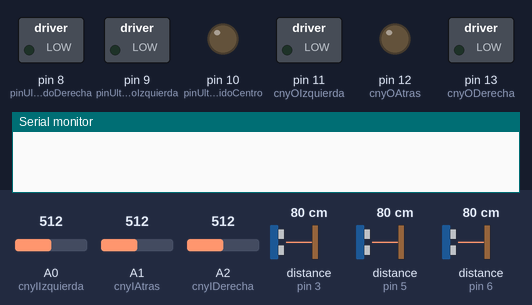
A sketch run on a simulated Arduino Mega 2560, built with avr-gcc and run on an emulated ATmega2560. Shown: switched loads named in the sketch (green lamp = pin HIGH), output pins drawn as LEDs (lit = HIGH), the last lines printed to the serial monitor. The inputs (shaded band) are chosen by the test bench; at power-on: distance to the obstacle (sensors on pin 3, pin 5, pin 6) 80 cm, A0 (cnyIIzquierda) = 512, A1 (cnyIAtras) = 512, A2 (cnyIDerecha) = 512. The echo pulse lasts 58.3 µs per cm.

Above: at 1.2 s.
1.3 s: distance to the obstacle (sensor on pin 3) set to 49 cm
2.8 s: distance to the obstacle (sensor on pin 3) set to 41 cm
At 3.3 s:
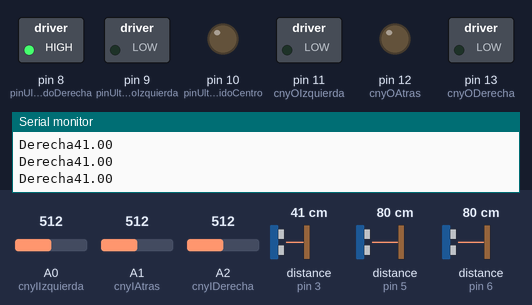
4.4 s: distance to the obstacle (sensor on pin 5) set to 49 cm
5.9 s: distance to the obstacle (sensor on pin 5) set to 40 cm
At 6.9 s:
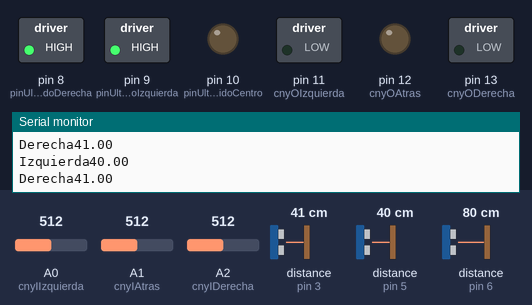
7.5 s: distance to the obstacle (sensor on pin 6) set to 47 cm
9.0 s: distance to the obstacle (sensor on pin 6) set to 40 cm
At 9.6 s:
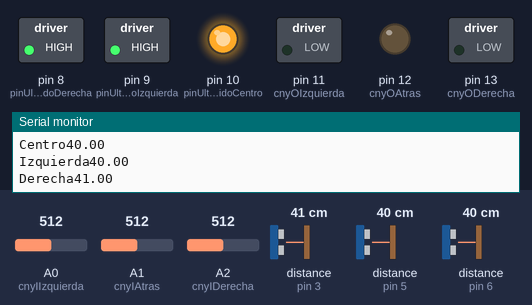
Timing chart, 0 to 11.6 s (numbered marks = the images above; inputs shaded):
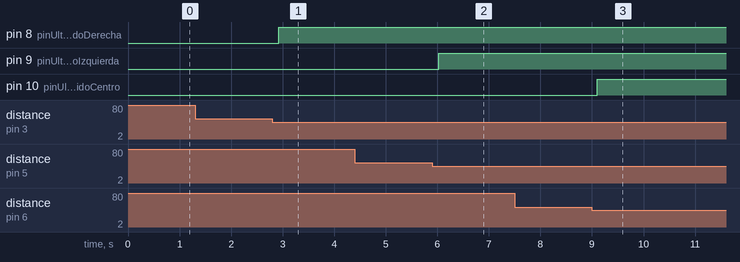

The sketch:

RobotUno.ino
```cpp
#include <Ultrasonic.h>


//PINES PARA ULTRASONIDO
const int pinUltrasonidoCentro = 10;
const int pinUltrasonidoIzquierda = 9;
const int pinUltrasonidoDerecha = 8;
//Centro
const int echoC = 6;
const int trigC = 7;
//Izquierda
const int echoI = 5;
const int trigI = 4;
//Derecha
const int echoD = 3;
const int trigD = 2;


float distanciaC = 0;
float distanciaI = 0;
float distanciaD = 0;
float distanciaComprobadaCentro =0.0;
float distanciaComprobadaIzquierda =0.0;
float distanciaComprobadaDerecha =0.0;

Ultrasonic ultrasonicC(trigC, echoC);
Ultrasonic ultrasonicD(trigD, echoD);
Ultrasonic ultrasonicI(trigI, echoI);

//PINES PARA CNY70
const int cnyIIzquierda = 0;
const int cnyIAtras = 1;
const int cnyIDerecha = 2;
const int cnyOIzquierda = 11;
const int cnyOAtras = 12;
const int cnyODerecha = 13;


void setup() {
  // put your setup code here, to run once:
  Serial.begin(9600);

  //UltrasonidoCentro
  pinMode(echoC, INPUT);
  pinMode(trigC, OUTPUT);
  pinMode(pinUltrasonidoCentro, OUTPUT);

    //UltrasonidoDerecha
  pinMode(echoD, INPUT);
  pinMode(trigD, OUTPUT);
  pinMode(pinUltrasonidoDerecha, OUTPUT);

    //UltrasonidoIzquierda
  pinMode(echoI, INPUT);
  pinMode(trigI, OUTPUT);
  pinMode(pinUltrasonidoIzquierda, OUTPUT);


  //CNY70
      /* pinMode(cnyI1,INPUT);
       pinMode(cnyI2,INPUT);
       pinMode(cnyI3,INPUT);*/

       pinMode(cnyOIzquierda,OUTPUT); //Pin de datos para mantar la interrupción a arduino Mega
       pinMode(cnyOAtras,OUTPUT); //Pin de datos para mantar la interrupción a arduino Mega
       pinMode(cnyODerecha,OUTPUT); //Pin de datos para mantar la interrupción a arduino Mega
       digitalWrite(cnyOAtras,LOW);


}

float comprobacionDistanciaCentro() {
  distanciaC = ultrasonicC.Ranging(CM);
  return distanciaC;
}
float comprobacionDistanciaIzquierda() {
  distanciaI = ultrasonicI.Ranging(CM);
  return distanciaI;
}
float comprobacionDistanciaDerecha() {
  distanciaD = ultrasonicD.Ranging(CM);
  return distanciaD;
}
void loop() {


  distanciaComprobadaCentro = comprobacionDistanciaCentro();
  distanciaComprobadaDerecha =  comprobacionDistanciaDerecha();
  distanciaComprobadaIzquierda = comprobacionDistanciaIzquierda();


       //IZQUIERDA CNY
        if ( analogRead(cnyIIzquierda) < 50){
          digitalWrite(cnyOIzquierda,HIGH);
          delay(10);

        }else{
          digitalWrite(cnyOIzquierda,LOW);
          delay(10);
        }
        //Valor analógico a pasar

        //Serial.println(analogRead(cnyIIzquierda));

  //ABAJO CNY
  if ( analogRead(cnyIAtras) < 130){
          digitalWrite(cnyOAtras,HIGH);
          delay(10);

        }else{
          digitalWrite(cnyOAtras,LOW);
          delay(10);
         // Serial.print("B\n");
        }
        //Valor analógico a pasar
       // Serial.println(analogRead(cnyIAtras));

  //DERECHA CNY

  if ( analogRead(cnyIDerecha) < 50){
          digitalWrite(cnyODerecha,HIGH);
          delay(10);

        }else{
          digitalWrite(cnyODerecha,LOW);
          delay(10);
        }
        //Valor analógico a pasar
        //Serial.println(analogRead(cnyIDerecha));


 //Comprobacion de distanciasCentro
    if(distanciaComprobadaCentro < 45.0 ){
      digitalWrite(pinUltrasonidoCentro, HIGH);
      Serial.print("Centro");
      Serial.println(distanciaComprobadaCentro);
      //Serial.print("\n");

      delay(10);
    }
    else{
      digitalWrite(pinUltrasonidoCentro, LOW);
      //Serial.print(distanciaComprobada);
      //Serial.print("\n");
      //Serial.print("Es mayor que 30\n");
      delay(10);
    }

    //Comprobacion de distanciasIzquierda
     if(distanciaComprobadaIzquierda < 45.0 ){


      delay(10);
      distanciaComprobadaIzquierda = comprobacionDistanciaIzquierda();
      if(distanciaComprobadaIzquierda<45.0){
        digitalWrite(pinUltrasonidoIzquierda, HIGH);
        Serial.print("Izquierda");
      Serial.println(distanciaComprobadaIzquierda);
      }
      delay(10);
    }
    else{
      digitalWrite(pinUltrasonidoIzquierda, LOW);

      delay(10);
    }
       //Comprobacion de distanciasDerecha
        if(distanciaComprobadaDerecha < 45.0){
          delay(1);
          distanciaComprobadaDerecha =  comprobacionDistanciaDerecha();
          if(distanciaComprobadaDerecha < 45.0){
            digitalWrite(pinUltrasonidoDerecha, HIGH);
                    Serial.print("Derecha");
      Serial.println(distanciaComprobadaDerecha);
          }

      delay(10);
    }
    else{
      digitalWrite(pinUltrasonidoDerecha, LOW);

      delay(10);
    }


}
```

Measured:
- the behaviour switches between 45 and 44 cm on distance to the obstacle (sensor on pin 3) (found by bisection; images 0 and 1)
- the behaviour switches between 45 and 44 cm on distance to the obstacle (sensor on pin 5) (found by bisection; images 1 and 2)
- the behaviour switches between 45 and 44 cm on distance to the obstacle (sensor on pin 6) (found by bisection; images 2 and 3)
- after the input at 1.3 s, every drawn part: stays the same
- after the input at 2.8 s, pin 8 (pinUltrasonidoDerecha): LOW → HIGH after 0.13 s
- after the input at 5.9 s, pin 9 (pinUltrasonidoIzquierda): LOW → HIGH after 0.13 s
- after the input at 9.0 s, pin 10 (pinUltrasonidoCentro): LOW → HIGH after 0.10 s
